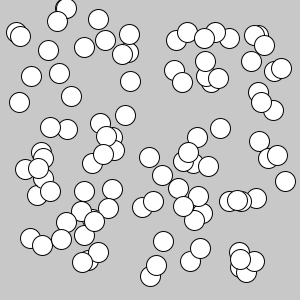
Frame 1 (no input)
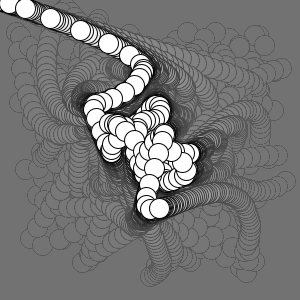
Frame 60 (the mouse pressed at the canvas centre just before this capture)
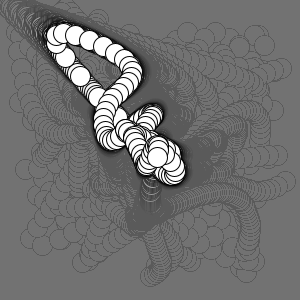
Frame 120 (the mouse held since frame 60 and released just before this capture)

The Processing sketch that drew these frames (run headless with seeded random() and noise(); from frame 60 on, the mouse is pressed at the canvas centre):

// Processing sketch: Sworm
// ── Sworm.pde
class Ball {
  float x, y;
  float vx, vy;
  float a;
  Ball() {
    x = random(width);
    y = random(height);
    vx = vy = 0;
  }
  void follow(float tx, float ty) {
    vx = 0.1 * (tx - x);
    vy = 0.1 * (ty - y);
    x += vx;
    y += vy;
    ellipse(x, y, 20, 20);
  }
}

ArrayList<Ball> balls;

void setup() {
  size(300, 300);
  balls = new ArrayList<Ball>();
  for (int i = 0; i < 100; i++) {
    Ball b = new Ball();
    balls.add(b);
  }
}

void draw() {
//  background(0);
  noStroke();
  fill(100, 100, 100, 10);
  rect(0, 0, width, height);
  stroke(1);
  fill(255);
  int n = balls.size();
  balls.get(0).follow(mouseX, mouseY);
  for (int i = 1; i < n; i++) {
    Ball lastB = balls.get(i-1);
    Ball b = balls.get(i);
    b.follow(lastB.x, lastB.y);
  }
}
